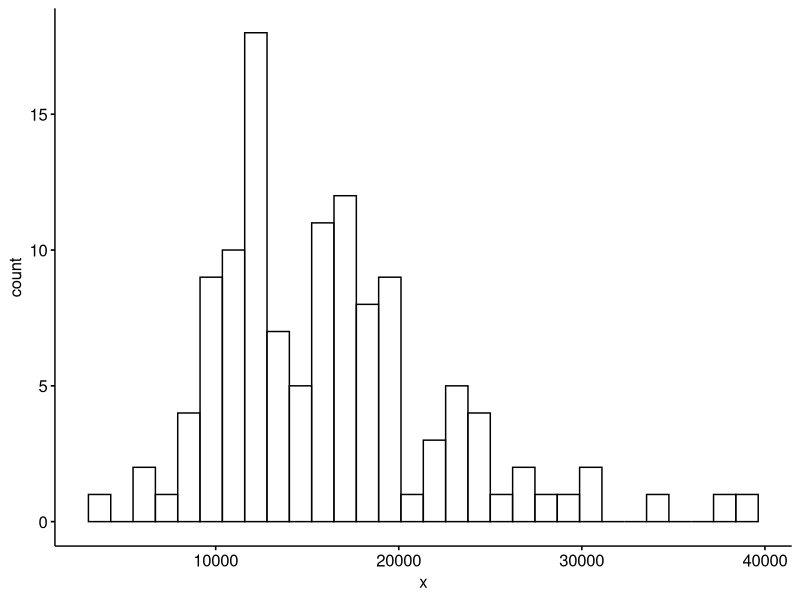
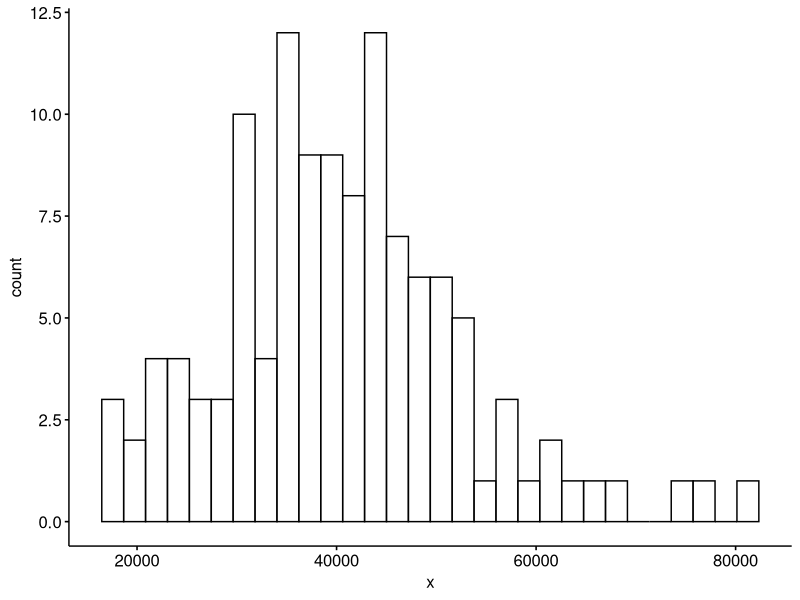
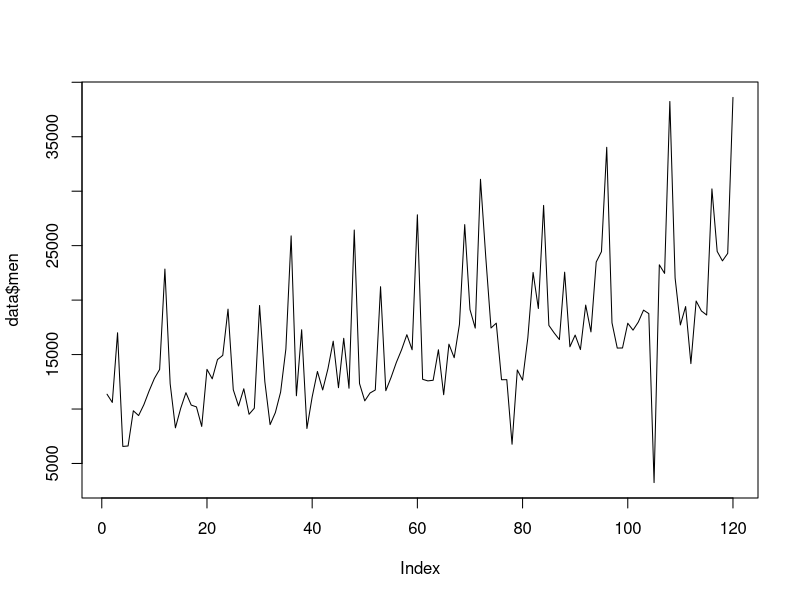
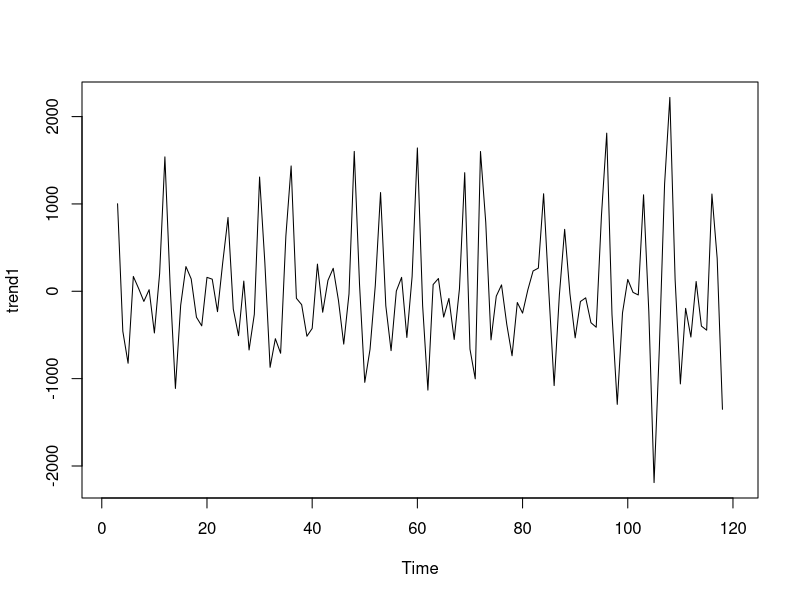
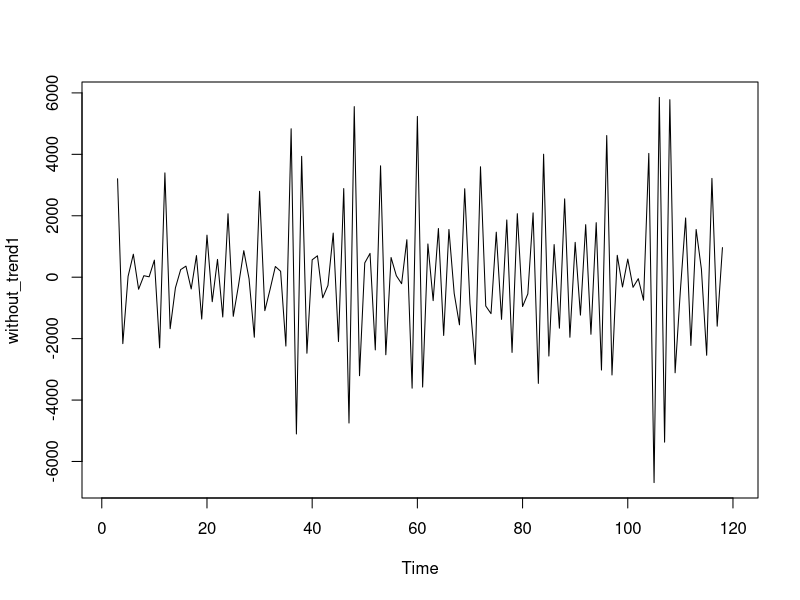
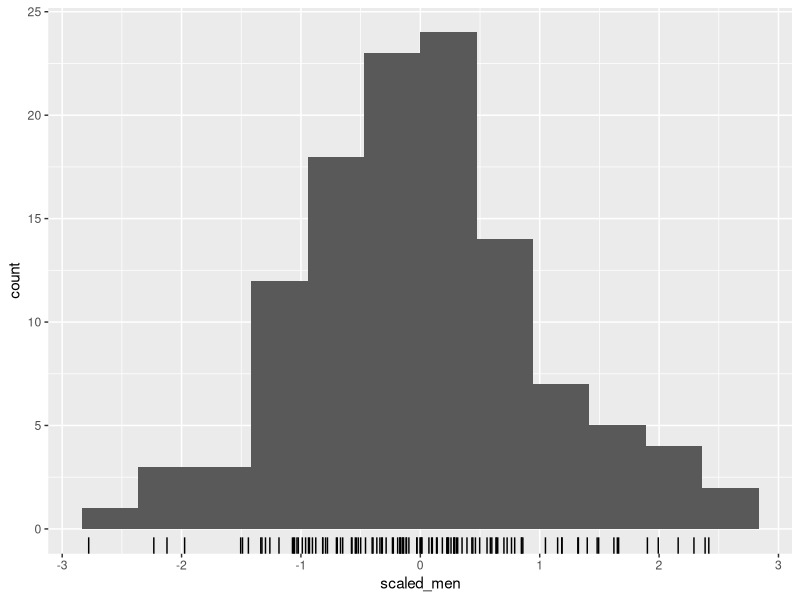

Source code (R) for these figures, in order: (Note: this script raises an error after producing the figures.)
## ---- chunk 1
knitr::opts_chunk$set(echo = TRUE)
#knitr::opts_knit$set(root.dir = ("~/Assignments/Text"))
## ---- chunk 2
data <- read.csv("file.txt", header = TRUE, sep = ",")
head(data)
## ---- chunk 3
library(Hmisc)
library(dplyr)
library(ggpubr)
library(e1071) 
details <- describe(data) 
details
## ---- chunk 4
gghistogram(data$men)
## ---- chunk 5
gghistogram(data$women)
## ---- chunk 6
shapiro.test(data$men)
shapiro.test(data$women)
## ---- chunk 7
library(forecast)
trend <- ma(data$men, order = 2, centre = TRUE)
without_trend <- data$men - trend

plot(data$men,type = "l")
trend1 <- ma(without_trend, order = 2, centre = TRUE)
plot(trend1)
without_trend1 <- without_trend - trend1
plot(without_trend1)
## ---- chunk 8
library(forecast)
cat("Skewness of the original data of the women's sales is:",skewness(data$women))
normal_women <- (data$women)^(1/3)
cat("SKewness of the normalized data for the women's sales is:",skewness(normal_women))
## ---- chunk 9
scaled_men <- scale(without_trend1, center = TRUE, scale = TRUE)
gghistogram(scaled_men)
ggqqplot(scaled_men, color = "dodgerblue2")

scaled_women <- scale(normal_women, center = TRUE, scale = TRUE)
gghistogram(scaled_women)
ggqqplot(scaled_women, color = "dodgerblue2")
## ---- chunk 10

ggdensity(scaled_men, main = "Density Plot of men sales", xlab = "sales", color = "gray", fill = "dimgray")

ggdensity(scaled_women, main = "Density Plot of women sales", xlab = "sales", color = "gray", fill = "dimgray")

## ---- chunk 11
print(shapiro.test(scaled_men))
print(shapiro.test(scaled_women))
## ---- chunk 12
new_df <- data.frame(data$date, scaled_men, scaled_women)
lat_df <- na.omit(new_df)

cat("Correlation coeffficient between the men's and women's sales is",cor(lat_df$scaled_men, lat_df$scaled_women))
print("Thus the sales of both the genders is closely related.")
